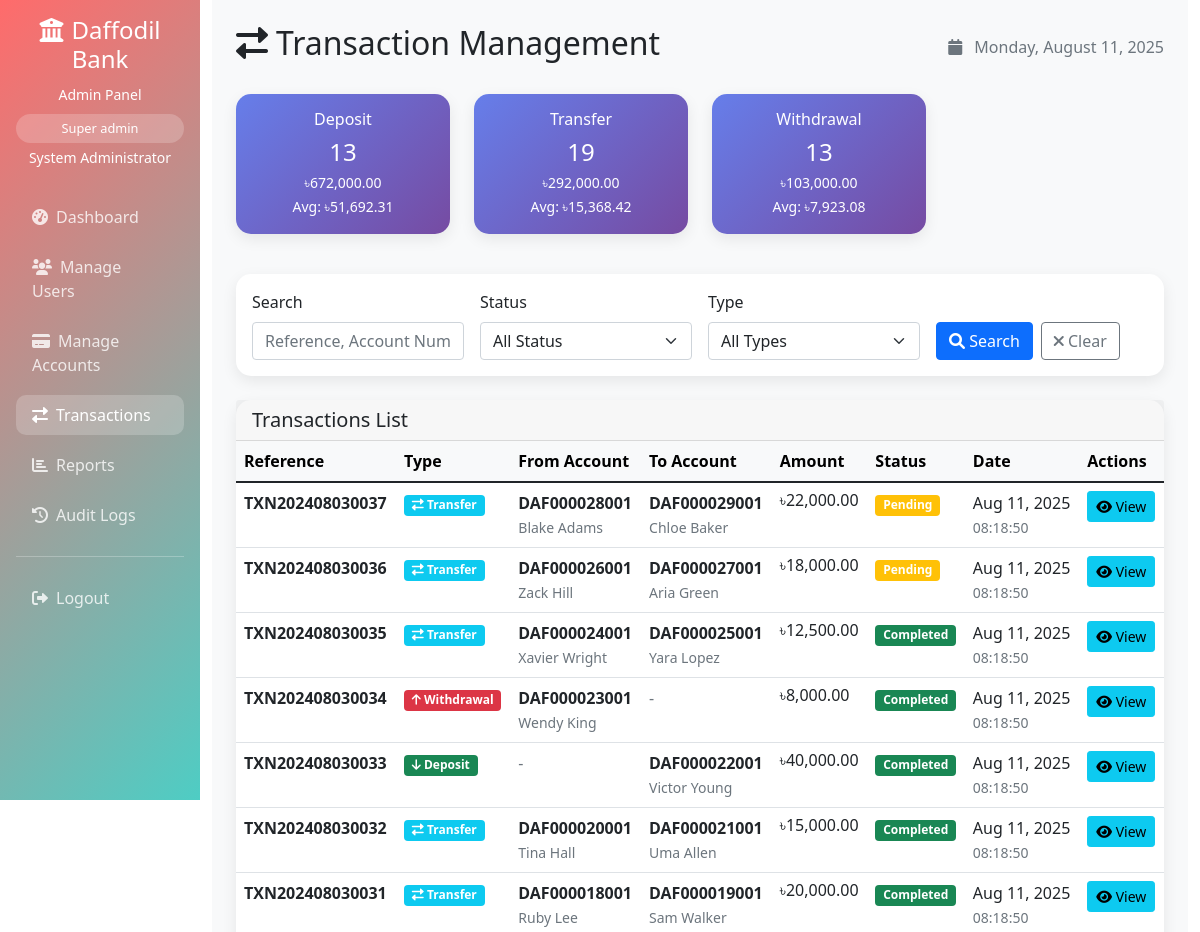
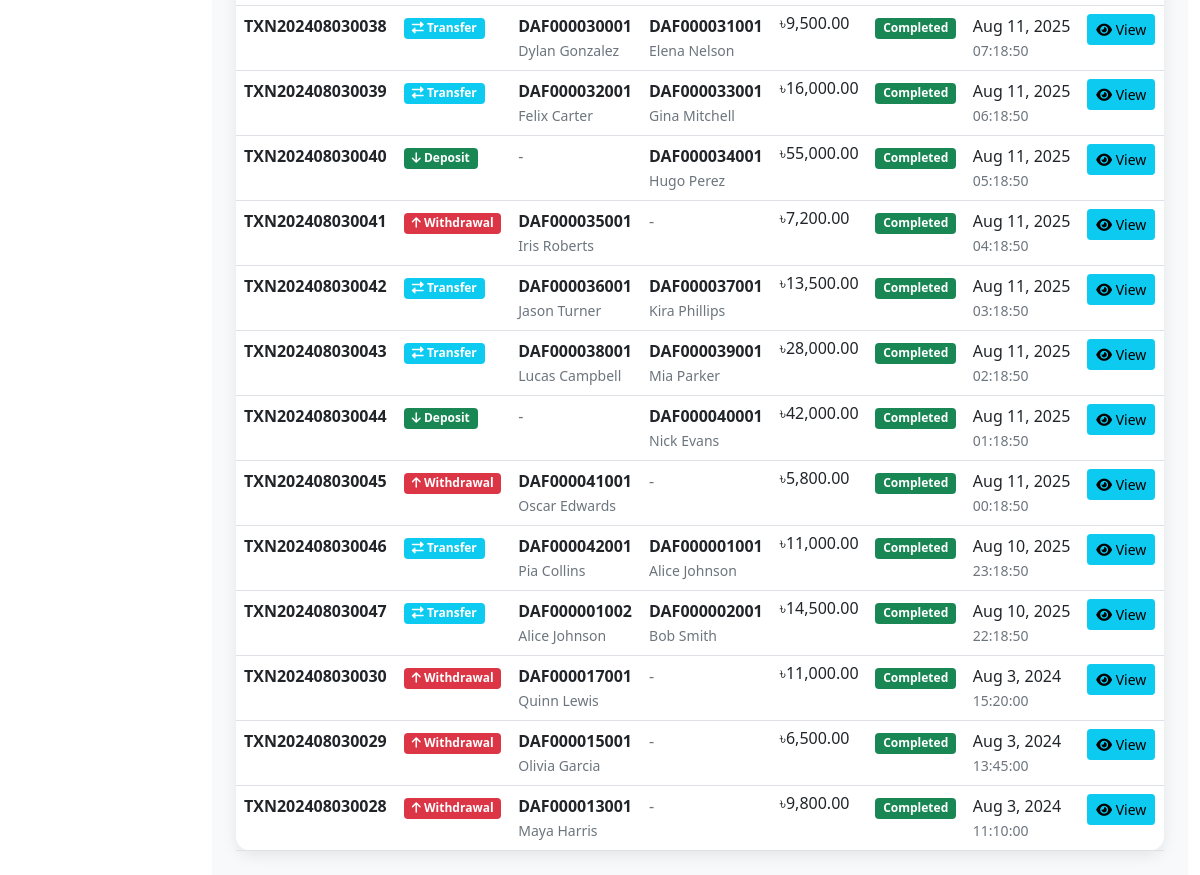
/admin/transactions.php (signed in), run on the app's committed database (2 pictures, top to bottom).
### tables this page shows
CREATE TABLE transactions (
    transaction_id INT PRIMARY KEY AUTO_INCREMENT,
    from_account_id INT,
    to_account_id INT,
    transaction_type ENUM('deposit', 'withdrawal', 'transfer', 'fee') NOT NULL,
    amount DECIMAL(15,2) NOT NULL,
    description TEXT,
    status ENUM('pending', 'completed', 'failed') DEFAULT 'pending',
    reference_number VARCHAR(50) UNIQUE NOT NULL,
    created_at TIMESTAMP DEFAULT CURRENT_TIMESTAMP,
    FOREIGN KEY (from_account_id) REFERENCES accounts(account_id),
    FOREIGN KEY (to_account_id) REFERENCES accounts(account_id)
);

CREATE TABLE accounts (
    account_id INT PRIMARY KEY AUTO_INCREMENT,
    user_id INT NOT NULL,
    account_number VARCHAR(20) UNIQUE NOT NULL,
    account_type ENUM('savings', 'checking', 'business') NOT NULL,
    balance DECIMAL(15,2) DEFAULT 0.00,
    status ENUM('pending', 'active', 'suspended', 'closed') DEFAULT 'pending',
    created_by_admin INT,
    created_at TIMESTAMP DEFAULT CURRENT_TIMESTAMP,
    updated_at TIMESTAMP DEFAULT CURRENT_TIMESTAMP ON UPDATE CURRENT_TIMESTAMP,
    FOREIGN KEY (user_id) REFERENCES users(user_id) ON DELETE CASCADE,
    FOREIGN KEY (created_by_admin) REFERENCES admin_users(admin_id)
);

CREATE TABLE users (
    user_id INT PRIMARY KEY AUTO_INCREMENT,
    username VARCHAR(50) UNIQUE NOT NULL,
    email VARCHAR(100) UNIQUE NOT NULL,
    password_hash VARCHAR(255) NOT NULL,
    first_name VARCHAR(50) NOT NULL,
    last_name VARCHAR(50) NOT NULL,
    phone VARCHAR(15),
    address TEXT,
    date_of_birth DATE,
    registration_status ENUM('pending', 'approved', 'rejected') DEFAULT 'pending',
    is_active BOOLEAN DEFAULT TRUE,
    created_at TIMESTAMP DEFAULT CURRENT_TIMESTAMP,
    updated_at TIMESTAMP DEFAULT CURRENT_TIMESTAMP ON UPDATE CURRENT_TIMESTAMP,
    last_login TIMESTAMP NULL
);

### admin/transactions.php (the view, shortened to what the rows shown need)
<?php
require_once '../config/config.php';
$database = new Database();
$db = $database->getConnection();
$admin = new Admin($db);
$admin->getById($_SESSION['admin_id']);
$transaction = new Transaction($db);
$status_filter = $_GET['status'] ?? 'all';
$type_filter = $_GET['type'] ?? 'all';
$search = $_GET['search'] ?? '';
$page = isset($_GET['page']) ? (int)$_GET['page'] : 1;
$limit = 20;
if($search) {
    $transactions = $transaction->searchTransactions($search);
} else {
    $transactions = $transaction->getAllTransactions($page, $limit, $status_filter, $type_filter);
}
?>
<!DOCTYPE html>
<html lang="en">
<head>
    <link href="../assets/css/bootstrap.min.css" rel="stylesheet">
    <link href="../assets/css/fontawesome.min.css" rel="stylesheet">
</head>
<body>
    <div class="container-fluid">
        <div class="row">
            <div class="col-md-9 col-lg-10">
                <div class="main-content p-4">
                    <div class="d-flex justify-content-between align-items-center mb-4">
                        <h2><i class="fas fa-exchange-alt me-2"></i>Transaction Management</h2>
                    </div>
                    <div class="card">
                        <div class="card-body p-0">
                            <?php if(empty($transactions)): ?>
                                <div class="text-center py-5">
                                    <i class="fas fa-exchange-alt fa-3x text-muted mb-3"></i>
                                    <h5>No transactions found</h5>
                                    <p class="text-muted">No transactions match the current search criteria.</p>
                                </div>
                            <?php else: ?>
                                <div class="table-responsive">
                                    <table class="table table-hover mb-0">
                                        <thead class="table-light">
                                            <tr>
                                                <th>Reference</th>
                                                <th>Type</th>
                                                <th>From Account</th>
                                                <th>To Account</th>
                                                <th>Amount</th>
                                                <th>Status</th>
                                                <th>Date</th>
                                                <th>Actions</th>
                                            </tr>
                                        </thead>
                                        <tbody>
                                            <?php foreach($transactions as $txn): ?>
                                            <tr class="transaction-row">
                                                <td>
                                                    <strong><?php echo htmlspecialchars($txn['reference_number']); ?></strong>
                                                </td>
                                                <td>
                                                    <span class="badge bg-<?php
                                                        echo $txn['transaction_type'] == 'deposit' ? 'success' :
                                                            ($txn['transaction_type'] == 'withdrawal' ? 'danger' :
                                                             ($txn['transaction_type'] == 'transfer' ? 'info' : 'warning'));
                                                    ?>">
                                                        <i class="fas fa-<?php
                                                            echo $txn['transaction_type'] == 'deposit' ? 'arrow-down' :
                                                                ($txn['transaction_type'] == 'withdrawal' ? 'arrow-up' :
                                                                 ($txn['transaction_type'] == 'transfer' ? 'exchange-alt' : 'dollar-sign'));
                                                        ?>"></i>
                                                        <?php echo ucfirst($txn['transaction_type']); ?>
                                                    </span>
                                                </td>
                                                <td>
                                                    <?php if($txn['from_account_number']): ?>
                                                        <div>
                                                            <strong><?php echo htmlspecialchars($txn['from_account_number']); ?></strong>
                                                            <?php if($txn['from_user_first']): ?>
                                                                <br><small class="text-muted"><?php echo htmlspecialchars($txn['from_user_first'] . ' ' . $txn['from_user_last']); ?></small>
                                                            <?php endif; ?>
                                                        </div>
                                                    <?php else: ?>
                                                        <span class="text-muted">-</span>
                                                    <?php endif; ?>
                                                </td>
                                                <td>
                                                    <?php if($txn['to_account_number']): ?>
                                                        <div>
                                                            <strong><?php echo htmlspecialchars($txn['to_account_number']); ?></strong>
                                                            <?php if($txn['to_user_first']): ?>
                                                                <br><small class="text-muted"><?php echo htmlspecialchars($txn['to_user_first'] . ' ' . $txn['to_user_last']); ?></small>
                                                            <?php endif; ?>
                                                        </div>
                                                    <?php else: ?>
                                                        <span class="text-muted">-</span>
                                                    <?php endif; ?>
                                                </td>
                                                <td>
                                                    <h6 class="mb-0">৳<?php echo number_format($txn['amount'], 2); ?></h6>
                                                </td>
                                                <td>
                                                    <span class="badge bg-<?php
                                                        echo $txn['status'] == 'completed' ? 'success' :
                                                            ($txn['status'] == 'pending' ? 'warning' : 'danger');
                                                    ?>">
                                                        <?php echo ucfirst($txn['status']); ?>
                                                    </span>
                                                </td>
                                                <td>
                                                    <div>
                                                        <?php echo date('M j, Y', strtotime($txn['created_at'])); ?>
                                                        <br>
                                                        <small class="text-muted"><?php echo date('H:i:s', strtotime($txn['created_at'])); ?></small>
                                                    </div>
                                                </td>
                                                <td>
                                                    <button type="button" class="btn btn-info btn-sm"
                                                            data-bs-toggle="modal" data-bs-target="#transactionModal"
                                                            data-transaction='<?php echo json_encode($txn); ?>'>
                                                        <i class="fas fa-eye"></i> View
                                                    </button>
                                                </td>
                                            </tr>
                                            <?php endforeach; ?>
                                        </tbody>
                                    </table>
                                </div>
                            <?php endif; ?>
                        </div>
                    </div>
                </div>
            </div>
        </div>
    </div>
</body>
</html>

### data on the page
transactions: reference_number "TXN202408030037", transaction_type "Transfer", from_account.account_number "DAF000028001", users.first_name+last_name "Blake Adams", to_account.account_number "DAF000029001", users.first_name+last_name "Chloe Baker", amount "22,000.00", status "Pending", created_at "Aug 11, 2025", created_at "08:18:50"
transactions: reference_number "TXN202408030036", transaction_type "Transfer", from_account.account_number "DAF000026001", users.first_name+last_name "Zack Hill", to_account.account_number "DAF000027001", users.first_name+last_name "Aria Green", amount "18,000.00", status "Pending", created_at "Aug 11, 2025", created_at "08:18:50"
transactions: reference_number "TXN202408030035", transaction_type "Transfer", from_account.account_number "DAF000024001", users.first_name+last_name "Xavier Wright", to_account.account_number "DAF000025001", users.first_name+last_name "Yara Lopez", amount "12,500.00", status "Completed", created_at "Aug 11, 2025", created_at "08:18:50"
transactions: reference_number "TXN202408030034", transaction_type "Withdrawal", from_account.account_number "DAF000023001", users.first_name+last_name "Wendy King", amount "8,000.00", status "Completed", created_at "Aug 11, 2025", created_at "08:18:50"
transactions: reference_number "TXN202408030033", transaction_type "Deposit", to_account.account_number "DAF000022001", users.first_name+last_name "Victor Young", amount "40,000.00", status "Completed", created_at "Aug 11, 2025", created_at "08:18:50"
transactions: reference_number "TXN202408030032", transaction_type "Transfer", from_account.account_number "DAF000020001", users.first_name+last_name "Tina Hall", to_account.account_number "DAF000021001", users.first_name+last_name "Uma Allen", amount "15,000.00", status "Completed", created_at "Aug 11, 2025", created_at "08:18:50"
transactions: reference_number "TXN202408030031", transaction_type "Transfer", from_account.account_number "DAF000018001", users.first_name+last_name "Ruby Lee", to_account.account_number "DAF000019001", users.first_name+last_name "Sam Walker", amount "20,000.00", status "Completed", created_at "Aug 11, 2025", created_at "08:18:50"
transactions: reference_number "TXN202408030038", transaction_type "Transfer", from_account.account_number "DAF000030001", users.first_name+last_name "Dylan Gonzalez", to_account.account_number "DAF000031001", users.first_name+last_name "Elena Nelson", amount "9,500.00", status "Completed", created_at "Aug 11, 2025", created_at "07:18:50"
transactions: reference_number "TXN202408030039", transaction_type "Transfer", from_account.account_number "DAF000032001", users.first_name+last_name "Felix Carter", to_account.account_number "DAF000033001", users.first_name+last_name "Gina Mitchell", amount "16,000.00", status "Completed", created_at "Aug 11, 2025", created_at "06:18:50"
transactions: reference_number "TXN202408030040", transaction_type "Deposit", to_account.account_number "DAF000034001", users.first_name+last_name "Hugo Perez", amount "55,000.00", status "Completed", created_at "Aug 11, 2025", created_at "05:18:50"
transactions: reference_number "TXN202408030041", transaction_type "Withdrawal", from_account.account_number "DAF000035001", users.first_name+last_name "Iris Roberts", amount "7,200.00", status "Completed", created_at "Aug 11, 2025", created_at "04:18:50"
transactions: reference_number "TXN202408030042", transaction_type "Transfer", from_account.account_number "DAF000036001", users.first_name+last_name "Jason Turner", to_account.account_number "DAF000037001", users.first_name+last_name "Kira Phillips", amount "13,500.00", status "Completed", created_at "Aug 11, 2025", created_at "03:18:50"
transactions: reference_number "TXN202408030043", transaction_type "Transfer", from_account.account_number "DAF000038001", users.first_name+last_name "Lucas Campbell", to_account.account_number "DAF000039001", users.first_name+last_name "Mia Parker", amount "28,000.00", status "Completed", created_at "Aug 11, 2025", created_at "02:18:50"
transactions: reference_number "TXN202408030044", transaction_type "Deposit", to_account.account_number "DAF000040001", users.first_name+last_name "Nick Evans", amount "42,000.00", status "Completed", created_at "Aug 11, 2025", created_at "01:18:50"
transactions: reference_number "TXN202408030045", transaction_type "Withdrawal", from_account.account_number "DAF000041001", users.first_name+last_name "Oscar Edwards", amount "5,800.00", status "Completed", created_at "Aug 11, 2025", created_at "00:18:50"
transactions: reference_number "TXN202408030046", transaction_type "Transfer", from_account.account_number "DAF000042001", users.first_name+last_name "Pia Collins", to_account.account_number "DAF000001001", users.first_name+last_name "Alice Johnson", amount "11,000.00", status "Completed", created_at "Aug 10, 2025", created_at "23:18:50"
transactions: reference_number "TXN202408030047", transaction_type "Transfer", from_account.account_number "DAF000001002", users.first_name+last_name "Alice Johnson", to_account.account_number "DAF000002001", users.first_name+last_name "Bob Smith", amount "14,500.00", status "Completed", created_at "Aug 10, 2025", created_at "22:18:50"
transactions: reference_number "TXN202408030030", transaction_type "Withdrawal", from_account.account_number "DAF000017001", users.first_name+last_name "Quinn Lewis", amount "11,000.00", status "Completed", created_at "Aug 3, 2024", created_at "15:20:00"
transactions: reference_number "TXN202408030029", transaction_type "Withdrawal", from_account.account_number "DAF000015001", users.first_name+last_name "Olivia Garcia", amount "6,500.00", status "Completed", created_at "Aug 3, 2024", created_at "13:45:00"
transactions: reference_number "TXN202408030028", transaction_type "Withdrawal", from_account.account_number "DAF000013001", users.first_name+last_name "Maya Harris", amount "9,800.00", status "Completed", created_at "Aug 3, 2024", created_at "11:10:00"

### other printed values
str_replace('_', ' ', $_SESSION['admin_role']) "Super admin"
$_SESSION['admin_name'] "System Administrator"
$stat['transaction_type'] "Deposit"
$stat['count'] "13"
$stat['total_amount'] "672,000.00"
$stat['average_amount'] "51,692.31"
$stat['transaction_type'] "Transfer"
$stat['count'] "19"
$stat['total_amount'] "292,000.00"
$stat['average_amount'] "15,368.42"
$stat['transaction_type'] "Withdrawal"
$stat['total_amount'] "103,000.00"
$stat['average_amount'] "7,923.08"
